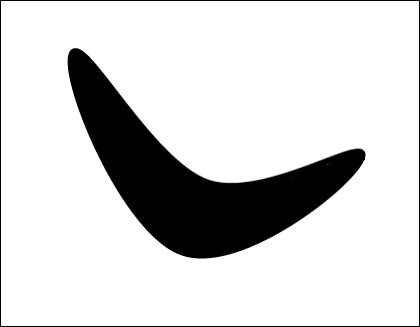
#> input picture lectures/2-partial-exam/9-lec/1-Детекција-на-облик/Examples/Boomerang.png, 420 x 327 px
$ python example1.py
#> lines starting #> are read from the running program, lines starting #| are printed output that depends on the picture; after the words box and inside, x2 and y2 are one past the last pixel; in counts of white or black regions, pixels touching at a corner belong together
#> further down, img1 is the input picture: shape (327, 420, 3); mean B, G, R 213.5, 213.5, 213.5
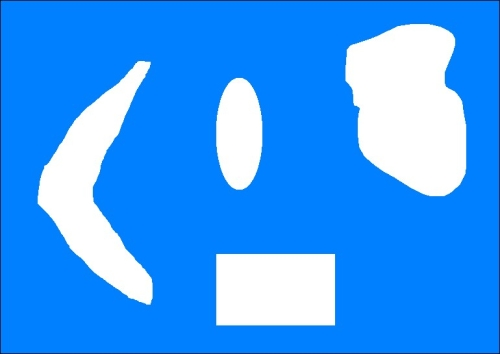
#> input picture lectures/2-partial-exam/9-lec/1-Детекција-на-облик/Examples/shapes.png, 500 x 354 px
#> further down, img2 is the input picture: shape (354, 500, 3); mean B, G, R 252.5, 155.4, 57.4
import sys

import cv2
import numpy as np

# Extract reference contour from the image
def get_ref_contour(img):
    ref_gray = cv2.cvtColor(img, cv2.COLOR_BGR2GRAY)
    ret, thresh = cv2.threshold(ref_gray, 127, 255, 0)
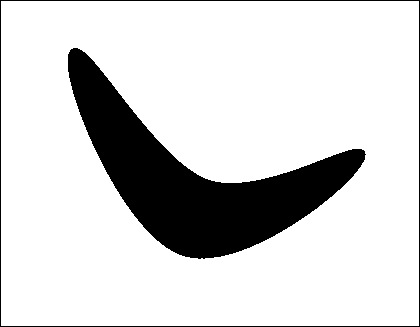
#> thresh: shape (327, 420); 83.7% white; 2 black regions

    # Find all the contours in the thresholded image. The values
    # for the second and third parameters are restricted to a # certain number of possible values.
    # You can learn more # 'findContours' function here: http://docs.opencv.org/modules/imgproc/doc/structural_analysis_and_shape_descriptors.html
    contours, hierarchy = cv2.findContours(thresh, 1, 2)
#> contours = 2 contours; box (x1, y1, x2, y2) and area: (1, 1, 419, 326) 135108, (67, 47, 367, 260) 21234

    # Extract the relevant contour based on area ratio.
    # We use the # area ratio because the main image boundary contour is # extracted as well and we don't want that.
    # This area ratio # threshold will ensure that we only take the contour inside # the image.
    for contour in contours:
        area = cv2.contourArea(contour)
        img_area = img.shape[0] * img.shape[1]
        if 0.05 < area/float(img_area) < 0.8:
            return contour
#> this loop made 1 pass
#> (area, img_area) on pass 1: (21233.5, 137340)
#> `ref_contour = get_ref_contour(img1)`: ref_contour = contour of 385 points, box (x1, y1, x2, y2) (67, 47, 367, 260), area 21234

# Extract all the contours from the image
def get_all_contours(img):
    ref_gray = cv2.cvtColor(img, cv2.COLOR_BGR2GRAY)
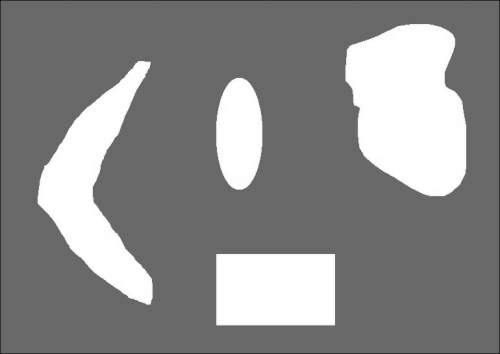
#> ref_gray: shape (354, 500); min 23, max 255, mean 137
    ret, thresh = cv2.threshold(ref_gray, 127, 255, 0)
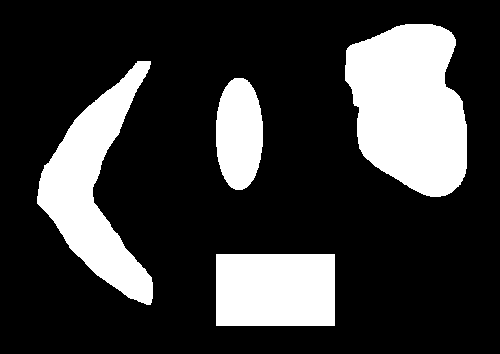
#> thresh: shape (354, 500); 22.7% white; 4 white regions
    contours, hierarchy = cv2.findContours(thresh, 1, 2)
#> contours = 4 contours; box (x1, y1, x2, y2) and area: (345, 24, 467, 197) 15796, (37, 61, 153, 305) 11018, (216, 254, 335, 326) 8378, (216, 78, 263, 190) 4102
    return contours

if __name__=='__main__':
    # Boomerang reference image
    img1 = cv2.imread("Boomerang.png")

    # Input image containing all the different shapes
    img2 = cv2.imread("shapes.png")

    # Extract the reference contour
    ref_contour = get_ref_contour(img1)

    # Extract all the contours from the input image
    input_contours = get_all_contours(img2)
#> input_contours has the same summary as contours in get_all_contours

    closest_contour = input_contours[0]
#> closest_contour = [[216, 254], [216, 325], [334, 325], [334, 254]]
    min_dist = sys.maxsize
    # Finding the closest contour
    for contour in input_contours:
        # Matching the shapes and taking the closest one
        ret = cv2.matchShapes(ref_contour, contour, 1, 0.0)
        if ret < min_dist:
            min_dist = ret
            closest_contour = contour
#> this loop made 4 passes
#> (ret, min_dist, closest_contour) on pass 1: (1.31, 1.31, [[216, 254], [216, 325], [334, 325], [334, 254]])
#> (ret, min_dist) on passes 2 to 3: (0.99, 0.99), (0.362, 0.362)
#> after the loop, closest_contour = contour of 281 points, box (x1, y1, x2, y2) (37, 61, 153, 305), area 11018; min_dist = 0.362

    cv2.drawContours(img2, [closest_contour], -1, (0, 0, 0), 3)
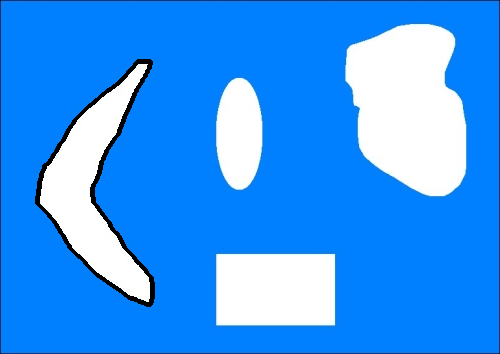
#> img2: shape (354, 500, 3); 1.51% of pixels changed, all inside (x1, y1, x2, y2) = (35, 59, 155, 307)
    cv2.imshow('Output', img2)
    cv2.waitKey()
